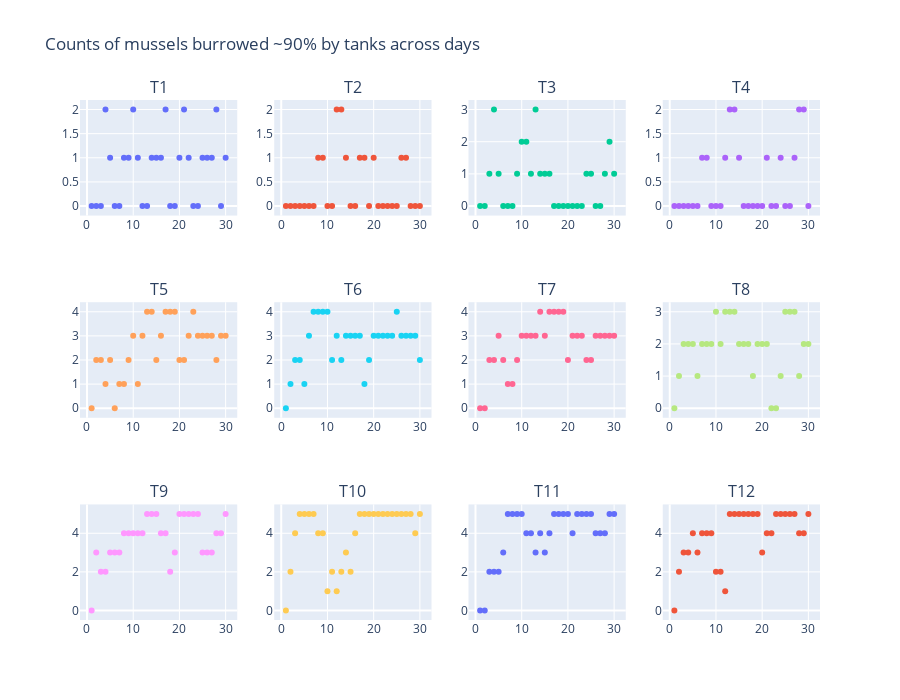

Notebook code for this chart:
### Code cell
from plotly.subplots import make_subplots
import plotly.graph_objects as go

fig = make_subplots(
    rows=3, cols=4,
    subplot_titles=("T1", "T2", "T3", "T4", "T5", "T6", "T7","T8","T9", "T10", "T11", "T12"))

fig.add_trace(go.Scatter(x=df_rename["Day"], y=df_rename["T1"], mode='markers'),
              row=1, col=1)

fig.add_trace(go.Scatter(x=df_rename["Day"], y=df_rename["T2"], mode='markers'),
              row=1, col=2)

fig.add_trace(go.Scatter(x=df_rename["Day"], y=df_rename["T3"], mode='markers'),
              row=1, col=3)

fig.add_trace(go.Scatter(x=df_rename["Day"], y=df_rename["T4"], mode='markers'),
              row=1, col=4)

fig.add_trace(go.Scatter(x=df_rename["Day"], y=df_rename["T5"], mode='markers'),
              row=2, col=1)

fig.add_trace(go.Scatter(x=df_rename["Day"], y=df_rename["T6"], mode='markers'),
              row=2, col=2)

fig.add_trace(go.Scatter(x=df_rename["Day"], y=df_rename["T7"], mode='markers'),
              row=2, col=3)

fig.add_trace(go.Scatter(x=df_rename["Day"], y=df_rename["T8"], mode='markers'),
              row=2, col=4)

fig.add_trace(go.Scatter(x=df_rename["Day"], y=df_rename["T9"], mode='markers'),
              row=3, col=1)

fig.add_trace(go.Scatter(x=df_rename["Day"], y=df_rename["T10"], mode='markers'),
              row=3, col=2)

fig.add_trace(go.Scatter(x=df_rename["Day"], y=df_rename["T11"], mode='markers'),
              row=3, col=3)

fig.add_trace(go.Scatter(x=df_rename["Day"], y=df_rename["T12"], mode='markers'),
              row=3, col=4)


fig.update_layout(height=700, width=900,
                  title_text="Counts of mussels burrowed ~90% by tanks across days",
                  showlegend=False)

fig.show()

### Figure 1 — Plotly figure (JSON) as saved in the notebook; plotly's stock layout.template omitted (floating-point values rounded to 4 significant figures)
{"data": [{"mode": "markers", "type": "scatter", "x": [1, 2, 3, 4, 5, 6, 7, 8, 9, 10, 11, 12, 13, 14, 15, 16, 17, 18, 19, 20, 21, 22, 23, 24, 25, 26, 27, 28, 29, 30], "xaxis": "x", "y": [0, 0, 0, 2, 1, 0, 0, 1, 1, 2, 1, 0, 0, 1, 1, 1, 2, 0, 0, 1, 2, 1, 0, 0, 1, 1, 1, 2, 0, 1], "yaxis": "y"}, {"mode": "markers", "type": "scatter", "x": [1, 2, 3, 4, 5, 6, 7, 8, 9, 10, 11, 12, 13, 14, 15, 16, 17, 18, 19, 20, 21, 22, 23, 24, 25, 26, 27, 28, 29, 30], "xaxis": "x2", "y": [0, 0, 0, 0, 0, 0, 0, 1, 1, 0, 0, 2, 2, 1, 0, 0, 1, 1, 0, 1, 0, 0, 0, 0, 0, 1, 1, 0, 0, 0], "yaxis": "y2"}, {"mode": "markers", "type": "scatter", "x": [1, 2, 3, 4, 5, 6, 7, 8, 9, 10, 11, 12, 13, 14, 15, 16, 17, 18, 19, 20, 21, 22, 23, 24, 25, 26, 27, 28, 29, 30], "xaxis": "x3", "y": [0, 0, 1, 3, 1, 0, 0, 0, 1, 2, 2, 1, 3, 1, 1, 1, 0, 0, 0, 0, 0, 0, 0, 1, 1, 0, 0, 1, 2, 1], "yaxis": "y3"}, {"mode": "markers", "type": "scatter", "x": [1, 2, 3, 4, 5, 6, 7, 8, 9, 10, 11, 12, 13, 14, 15, 16, 17, 18, 19, 20, 21, 22, 23, 24, 25, 26, 27, 28, 29, 30], "xaxis": "x4", "y": [0, 0, 0, 0, 0, 0, 1, 1, 0, 0, 0, 1, 2, 2, 1, 0, 0, 0, 0, 0, 1, 0, 0, 1, 0, 0, 1, 2, 2, 0], "yaxis": "y4"}, {"mode": "markers", "type": "scatter", "x": [1, 2, 3, 4, 5, 6, 7, 8, 9, 10, 11, 12, 13, 14, 15, 16, 17, 18, 19, 20, 21, 22, 23, 24, 25, 26, 27, 28, 29, 30], "xaxis": "x5", "y": [0, 2, 2, 1, 2, 0, 1, 1, 2, 3, 1, 3, 4, 4, 2, 3, 4, 4, 4, 2, 2, 3, 4, 3, 3, 3, 3, 2, 3, 3], "yaxis": "y5"}, {"mode": "markers", "type": "scatter", "x": [1, 2, 3, 4, 5, 6, 7, 8, 9, 10, 11, 12, 13, 14, 15, 16, 17, 18, 19, 20, 21, 22, 23, 24, 25, 26, 27, 28, 29, 30], "xaxis": "x6", "y": [0, 1, 2, 2, 1, 3, 4, 4, 4, 4, 2, 3, 2, 3, 3, 3, 3, 1, 2, 3, 3, 3, 3, 3, 4, 3, 3, 3, 3, 2], "yaxis": "y6"}, {"mode": "markers", "type": "scatter", "x": [1, 2, 3, 4, 5, 6, 7, 8, 9, 10, 11, 12, 13, 14, 15, 16, 17, 18, 19, 20, 21, 22, 23, 24, 25, 26, 27, 28, 29, 30], "xaxis": "x7", "y": [0, 0, 2, 2, 3, 2, 1, 1, 2, 3, 3, 3, 3, 4, 3, 4, 4, 4, 4, 2, 3, 3, 3, 2, 2, 3, 3, 3, 3, 3], "yaxis": "y7"}, {"mode": "markers", "type": "scatter", "x": [1, 2, 3, 4, 5, 6, 7, 8, 9, 10, 11, 12, 13, 14, 15, 16, 17, 18, 19, 20, 21, 22, 23, 24, 25, 26, 27, 28, 29, 30], "xaxis": "x8", "y": [0, 1, 2, 2, 2, 1, 2, 2, 2, 3, 2, 3, 3, 3, 2, 2, 2, 1, 2, 2, 2, 0, 0, 1, 3, 3, 3, 1, 2, 2], "yaxis": "y8"}, {"mode": "markers", "type": "scatter", "x": [1, 2, 3, 4, 5, 6, 7, 8, 9, 10, 11, 12, 13, 14, 15, 16, 17, 18, 19, 20, 21, 22, 23, 24, 25, 26, 27, 28, 29, 30], "xaxis": "x9", "y": [0, 3, 2, 2, 3, 3, 3, 4, 4, 4, 4, 4, 5, 5, 5, 4, 4, 2, 3, 5, 5, 5, 5, 5, 3, 3, 3, 4, 4, 5], "yaxis": "y9"}, {"mode": "markers", "type": "scatter", "x": [1, 2, 3, 4, 5, 6, 7, 8, 9, 10, 11, 12, 13, 14, 15, 16, 17, 18, 19, 20, 21, 22, 23, 24, 25, 26, 27, 28, 29, 30], "xaxis": "x10", "y": [0, 2, 4, 5, 5, 5, 5, 4, 4, 1, 2, 1, 2, 3, 2, 4, 5, 5, 5, 5, 5, 5, 5, 5, 5, 5, 5, 5, 4, 5], "yaxis": "y10"}, {"mode": "markers", "type": "scatter", "x": [1, 2, 3, 4, 5, 6, 7, 8, 9, 10, 11, 12, 13, 14, 15, 16, 17, 18, 19, 20, 21, 22, 23, 24, 25, 26, 27, 28, 29, 30], "xaxis": "x11", "y": [0, 0, 2, 2, 2, 3, 5, 5, 5, 5, 4, 4, 3, 4, 3, 4, 5, 5, 5, 5, 4, 5, 5, 5, 5, 4, 4, 4, 5, 5], "yaxis": "y11"}, {"mode": "markers", "type": "scatter", "x": [1, 2, 3, 4, 5, 6, 7, 8, 9, 10, 11, 12, 13, 14, 15, 16, 17, 18, 19, 20, 21, 22, 23, 24, 25, 26, 27, 28, 29, 30], "xaxis": "x12", "y": [0, 2, 3, 3, 4, 3, 4, 4, 4, 2, 2, 1, 5, 5, 5, 5, 5, 5, 5, 3, 4, 4, 5, 5, 5, 5, 5, 4, 4, 5], "yaxis": "y12"}], "layout": {"annotations": [{"font": {"size": 16}, "showarrow": false, "text": "T1", "x": 0.1062, "xanchor": "center", "xref": "paper", "y": 1, "yanchor": "bottom", "yref": "paper"}, {"font": {"size": 16}, "showarrow": false, "text": "T2", "x": 0.3688, "xanchor": "center", "xref": "paper", "y": 1, "yanchor": "bottom", "yref": "paper"}, {"font": {"size": 16}, "showarrow": false, "text": "T3", "x": 0.6313, "xanchor": "center", "xref": "paper", "y": 1, "yanchor": "bottom", "yref": "paper"}, {"font": {"size": 16}, "showarrow": false, "text": "T4", "x": 0.8938, "xanchor": "center", "xref": "paper", "y": 1, "yanchor": "bottom", "yref": "paper"}, {"font": {"size": 16}, "showarrow": false, "text": "T5", "x": 0.1062, "xanchor": "center", "xref": "paper", "y": 0.6111, "yanchor": "bottom", "yref": "paper"}, {"font": {"size": 16}, "showarrow": false, "text": "T6", "x": 0.3688, "xanchor": "center", "xref": "paper", "y": 0.6111, "yanchor": "bottom", "yref": "paper"}, {"font": {"size": 16}, "showarrow": false, "text": "T7", "x": 0.6313, "xanchor": "center", "xref": "paper", "y": 0.6111, "yanchor": "bottom", "yref": "paper"}, {"font": {"size": 16}, "showarrow": false, "text": "T8", "x": 0.8938, "xanchor": "center", "xref": "paper", "y": 0.6111, "yanchor": "bottom", "yref": "paper"}, {"font": {"size": 16}, "showarrow": false, "text": "T9", "x": 0.1062, "xanchor": "center", "xref": "paper", "y": 0.2222, "yanchor": "bottom", "yref": "paper"}, {"font": {"size": 16}, "showarrow": false, "text": "T10", "x": 0.3688, "xanchor": "center", "xref": "paper", "y": 0.2222, "yanchor": "bottom", "yref": "paper"}, {"font": {"size": 16}, "showarrow": false, "text": "T11", "x": 0.6313, "xanchor": "center", "xref": "paper", "y": 0.2222, "yanchor": "bottom", "yref": "paper"}, {"font": {"size": 16}, "showarrow": false, "text": "T12", "x": 0.8938, "xanchor": "center", "xref": "paper", "y": 0.2222, "yanchor": "bottom", "yref": "paper"}], "height": 700, "showlegend": false, "title": {"text": "Counts of mussels burrowed ~90% by tanks across days"}, "width": 900, "xaxis": {"anchor": "y", "domain": [0, 0.2125]}, "xaxis10": {"anchor": "y10", "domain": [0.2625, 0.475]}, "xaxis11": {"anchor": "y11", "domain": [0.525, 0.7375]}, "xaxis12": {"anchor": "y12", "domain": [0.7875, 1]}, "xaxis2": {"anchor": "y2", "domain": [0.2625, 0.475]}, "xaxis3": {"anchor": "y3", "domain": [0.525, 0.7375]}, "xaxis4": {"anchor": "y4", "domain": [0.7875, 1]}, "xaxis5": {"anchor": "y5", "domain": [0, 0.2125]}, "xaxis6": {"anchor": "y6", "domain": [0.2625, 0.475]}, "xaxis7": {"anchor": "y7", "domain": [0.525, 0.7375]}, "xaxis8": {"anchor": "y8", "domain": [0.7875, 1]}, "xaxis9": {"anchor": "y9", "domain": [0, 0.2125]}, "yaxis": {"anchor": "x", "domain": [0.7778, 1]}, "yaxis10": {"anchor": "x10", "domain": [0, 0.2222]}, "yaxis11": {"anchor": "x11", "domain": [0, 0.2222]}, "yaxis12": {"anchor": "x12", "domain": [0, 0.2222]}, "yaxis2": {"anchor": "x2", "domain": [0.7778, 1]}, "yaxis3": {"anchor": "x3", "domain": [0.7778, 1]}, "yaxis4": {"anchor": "x4", "domain": [0.7778, 1]}, "yaxis5": {"anchor": "x5", "domain": [0.3889, 0.6111]}, "yaxis6": {"anchor": "x6", "domain": [0.3889, 0.6111]}, "yaxis7": {"anchor": "x7", "domain": [0.3889, 0.6111]}, "yaxis8": {"anchor": "x8", "domain": [0.3889, 0.6111]}, "yaxis9": {"anchor": "x9", "domain": [0, 0.2222]}}}
